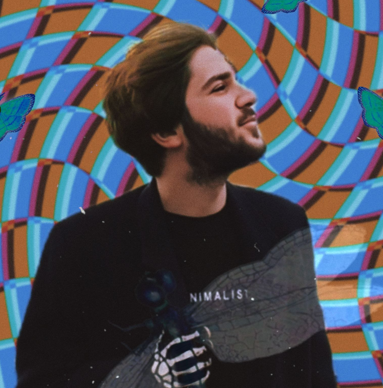
#> input picture Lab4/src/photo.png, 383 x 388 px
$ jupyter execute lab4_Tanasienko.ipynb
#> lines starting #> are read from the running program, lines starting #| are printed output that depends on the picture; after the words box and inside, x2 and y2 are one past the last pixel; in counts of white or black regions, pixels touching at a corner belong together
<h1 style="text-align:center;">Лабораторна робота 4</h1>

<p><b>Тема:</b> OpenCV. Просторові методи обробки зображень І. Градаційні перетворення і гістограмні методи (short version) </p>
<p><b>Мета:</b> знайомство з поелементними і гістограмними просторовими методами обробки зображень засобами OpenCV у середовищі Anaconda із застосуванням Jupyter Notebook засобами мови програмування Python.</p>
<h2 style="text-align:center;">Завдання для самостійної роботи</h2>

<a href="https://www.geeksforgeeks.org/python/negative-transformation-of-an-image-using-python-and-opencv/">1. Негатив</a>  $s = (L - 1) - r$

[cell 1]
import cv2 as cv
import numpy as np
import matplotlib.pyplot as plt

image_path = 'src/photo.png'
image_gray = cv.imread(image_path, cv.IMREAD_GRAYSCALE)
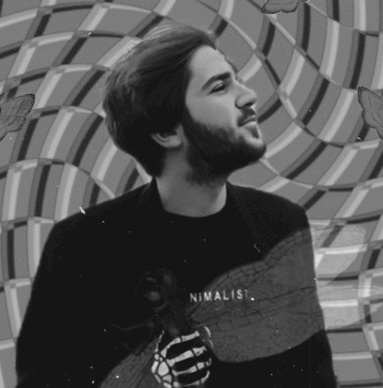
#> image_gray: shape (388, 383); min 21, max 223, mean 82.6

if image_gray is None:
    print(f"{image_path}")
else:
    image_negative = cv.bitwise_not(image_gray)
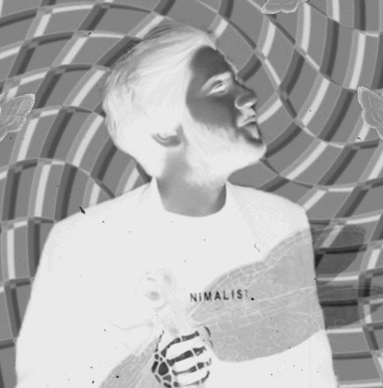
#> image_negative: shape (388, 383); min 32, max 234, mean 172.4
    plt.figure(figsize=(10, 5))
    plt.subplot(1, 2, 1)
    plt.imshow(image_gray, cmap='gray')
    plt.title("Оригінальне зображення ЧБ")
    plt.axis('off')

    plt.subplot(1, 2, 2)
    plt.imshow(image_negative, cmap='gray')
    plt.title(r'Негатив')
    plt.axis('off')
    plt.show()
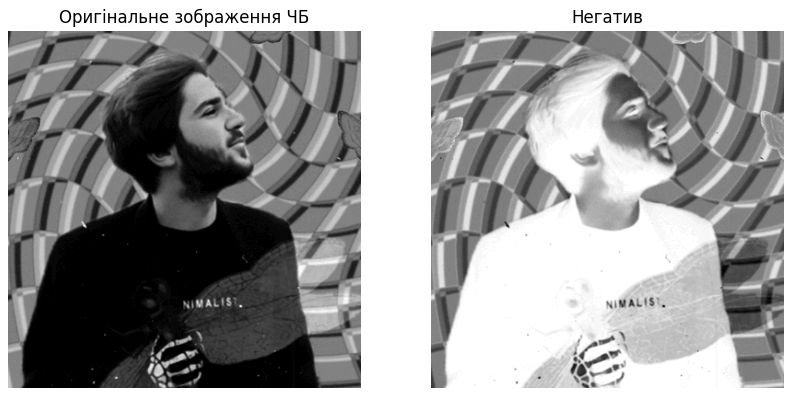
#> figure drawn by matplotlib, 2 panels

<a href="https://www.geeksforgeeks.org/python/log-transformation-of-an-image-using-python-and-opencv/">2. Логарифмічні перетворення</a>
$s = c \cdot \log(1 + r)$

[cell 2]
import cv2 as cv
import numpy as np
import matplotlib.pyplot as plt

image_path = 'src/photo.png'

image_gray = cv.imread(image_path, cv.IMREAD_GRAYSCALE)

if image_gray is None:
    print(f"Помилка:{image_path}")
else:
    c = 255 / np.log(1 + 255)

    log_image = c * np.log1p(image_gray.astype(np.float64))
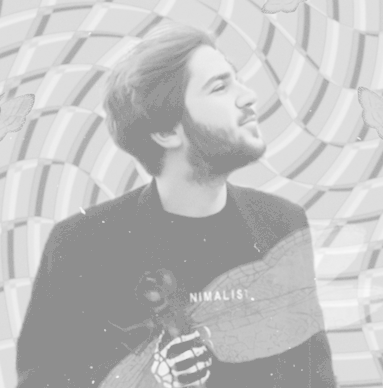
#> log_image: shape (388, 383) float64; min 142.1, max 248.9, mean 192.5

    image_log = np.array(log_image, dtype=np.uint8)

    plt.figure(figsize=(12, 6))

    plt.subplot(1, 2, 1)
    plt.imshow(image_gray, cmap='gray')
    plt.title("Оригінал")
    plt.axis('off')

    plt.subplot(1, 2, 2)
    plt.imshow(image_log, cmap='gray')
    plt.title(r'Логарифмічне перетворення')
    plt.axis('off')
    plt.show()

<a href="https://docs.opencv.org/3.4/d3/dc1/tutorial_basic_linear_transform.html">3. Степенева(гамма-корекція)</a> s = c * r^gamma

[cell 3]
import cv2 as cv
import numpy as np
import matplotlib.pyplot as plt

image_path = 'src/photo.png'

image_gray = cv.imread(image_path, cv.IMREAD_GRAYSCALE)

if image_gray is None:
    print(f"Нема зображення! {image_path}")
else:
    gamma = 0.01

    image_norm = image_gray.astype(np.float64) / 255.0
    image_gamma_corrected = np.power(image_norm, gamma)
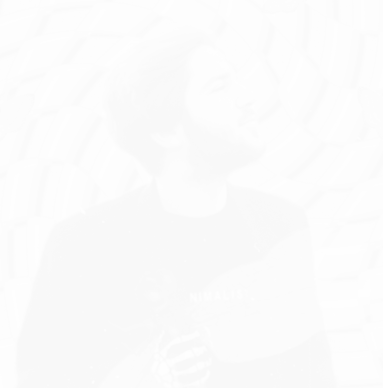
#> image_gamma_corrected: shape (388, 383) float64; min 0.975, max 0.999, mean 0.986
    image_gamma = np.array(image_gamma_corrected * 255, dtype=np.uint8)
    plt.figure(figsize=(12, 6))

    plt.subplot(1, 2, 1)
    plt.imshow(image_gray, cmap='gray')
    plt.title("Оригінал")
    plt.axis('off')

    plt.subplot(1, 2, 2)
    plt.imshow(image_gamma, cmap='gray')
    plt.title(rf'Гамма-корекція')
    plt.axis('off')
    plt.show()

<a href="https://msameeruddin.hashnode.dev/solarizing-the-image-with-numpy">4. Соляризація зображення</a>
<p>Формула градаційного перетворення для соляризації яка визначається порогом T:</p>

$$
s = \begin{cases}
r & \text{якщо } r < T \\
(L - 1) - r & \text{якщо } r \ge T
\end{cases}
$$

[cell 4]
import cv2 as cv
import numpy as np
import matplotlib.pyplot as plt
image_path = 'src/photo.png'
image_gray = cv.imread(image_path, cv.IMREAD_GRAYSCALE)

if image_gray is None:
    print(f"Помилка: Нема зображення {image_path}")
else:
    T = 128
    image_solarized = image_gray.copy()
    high_pixels_mask = (image_gray >= T)
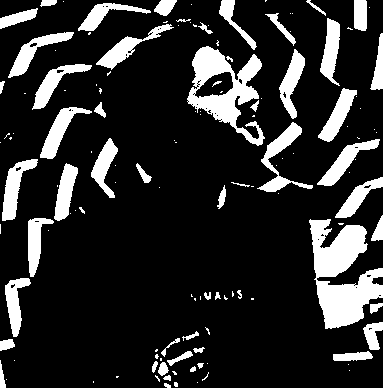
#> high_pixels_mask: shape (388, 383) bool; 17.1% white; 134 white regions (78 under 20 px), largest, box (x1, y1, x2, y2) and area: (309, 219, 383, 329) 4549, (187, 46, 265, 146) 3139, (257, 122, 313, 192) 1029
    image_solarized[high_pixels_mask] = 255 - image_solarized[high_pixels_mask]
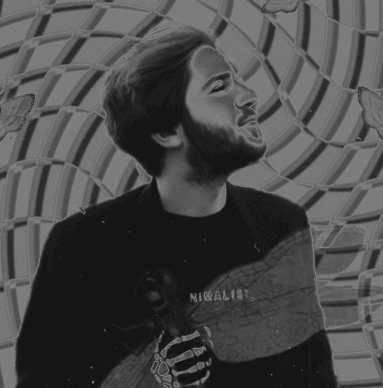
#> image_solarized: shape (388, 383); 17.09% of pixels changed, all inside (x1, y1, x2, y2) = (0, 0, 383, 388)
    plt.figure(figsize=(12, 6))

    plt.subplot(1, 2, 1)
    plt.imshow(image_gray, cmap='gray')
    plt.title("Оригінал")
    plt.axis('off')

    plt.subplot(1, 2, 2)
    plt.imshow(image_solarized, cmap='gray')
    plt.title(f'Соляризація (T={T})')
    plt.axis('off')
    plt.show()

<b>Відозміна гістограми</b>

<a href="https://habr.com/ru/articles/244507/">5. Еквалізація гістограми 1</a>
<p>І ще приклад <a href="https://docs.opencv.org/4.x/d5/daf/tutorial_py_histogram_equalization.html">тут</a></p>

Еквалізація (вирівнювання) гістограми — це алгоритм, що автоматично підвищує глобальний контраст зображення. Метод базується на аналізі гістограми, тобто розподілу пікселів за рівнями яскравості (від 0 до 255). Головна ідея полягає у трансформації початкового розподілу яскравостей до більш рівномірного стану. Це реалізується шляхом "розтягування" найчастіших діапазонів яскравості та "стискання" рідкісних. Як наслідок, деталі стають чіткішими: темні ділянки стають глибшими, а світлі — яскравішими. Цей підхід є найбільш ефективним для зображень із низьким контрастом, а також для надто темних чи засвічених фото.

[cell 5]
import cv2 as cv
import numpy as np
import matplotlib.pyplot as plt

image_path = 'src/photo.png'
image_gray = cv.imread(image_path, cv.IMREAD_GRAYSCALE)
if image_gray is None:
    print(f"Нема {image_path}")
else:
    image_equalized = cv.equalizeHist(image_gray)
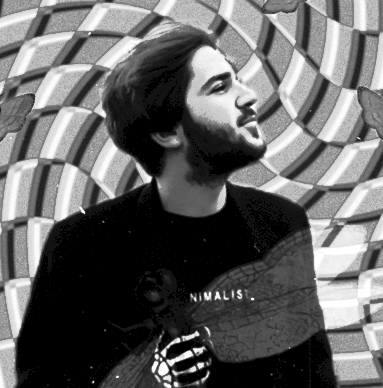
#> image_equalized: shape (388, 383); min 0, max 255, mean 99.9
    plt.figure(figsize=(12, 6))
    plt.subplot(1, 2, 1)
    plt.imshow(image_gray, cmap='gray')
    plt.title("Оригінал")
    plt.axis('off')
    plt.subplot(1, 2, 2)
    plt.imshow(image_equalized, cmap='gray')
    plt.title('Еквалізація гістограми')
    plt.axis('off')
    plt.show()

<a href="https://docs.opencv.org/4.x/d6/dc7/group__imgproc__hist.html#ga6ca1876785483836f72a77ced8ea759a">6. Оцінка гістограми</a><br>
<a href="https://docs.opencv.org/4.x/d8/dbc/tutorial_histogram_calculation.html">Ще одне посилання</a>

<p>Аналіз гістограми — це вивчення графічного розподілу, який показує, як часто зустрічаються пікселі з різними рівнями яскравості (від 0 до 255). Він дає змогу швидко визначити характеристики зображення: чи є воно надто темним, пересвітленим або малоконтрастним. Окрім цього, гістограма допомагає підібрати оптимальний поріг для бінаризації. Якщо розподіл має два виражені піки (бімодальний характер: окремо для фону та об’єкта), то оптимальне порогове значення розташоване в «долині» — точці мінімуму між цими піками.</p>

[cell 6]
import cv2 as cv
import numpy as np
import matplotlib.pyplot as plt

image_path = 'src/photo.png'
image_gray = cv.imread(image_path, cv.IMREAD_GRAYSCALE)

if image_gray is None:
    print(f"Нема{image_path}")
else:
    hist_original = cv.calcHist([image_gray], [0], None, [256], [0, 256])
#> hist_original = 256 values, max 34488 at index 21, min 0 at index 0, mean 580.5
    image_equalized = cv.equalizeHist(image_gray)
    hist_equalized = cv.calcHist([image_equalized], [0], None, [256], [0, 256])
#> hist_equalized = 256 values, max 34493 at index 0, min 0 at index 1, mean 580.5

    plt.figure(figsize=(12, 5))

    # Лівий графік
    plt.subplot(1, 2, 1)
    plt.plot(hist_original, color='black')
    plt.title('Гістограма (Оригінал)')
    plt.xlabel('Інтенсивність (0-255)')
    plt.ylabel('Кількість пікселів')
    plt.xlim([0, 256])
    plt.grid(True, alpha=0.3)

    # Правий графік
    plt.subplot(1, 2, 2)
    plt.plot(hist_equalized, color='blue')
    plt.title('Гістограма (Після еквалізації)')
    plt.xlabel('Інтенсивність (0-255)')
    plt.ylabel('Кількість пікселів')
    plt.xlim([0, 256])
    plt.grid(True, alpha=0.3)

    plt.tight_layout()
    plt.show()
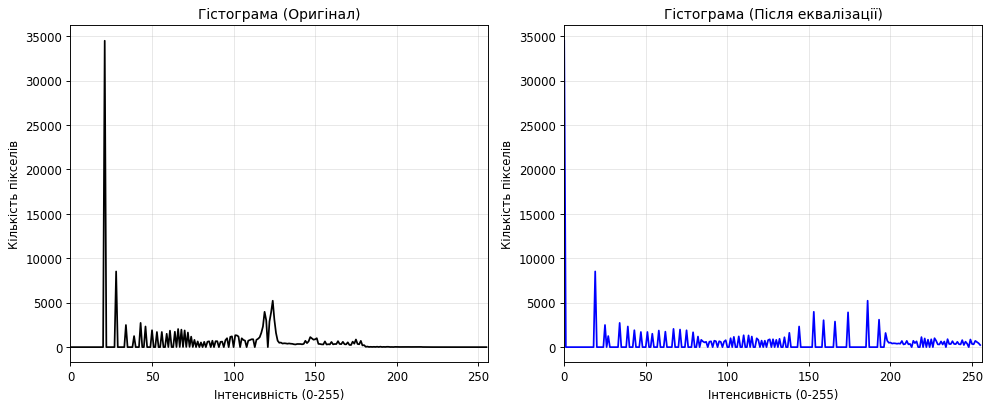
#> figure drawn by matplotlib, 2 panels; panel 1: curve peaks at x = 21, y = 34488; panel 2: curve peaks at x = 0, y = 34493
